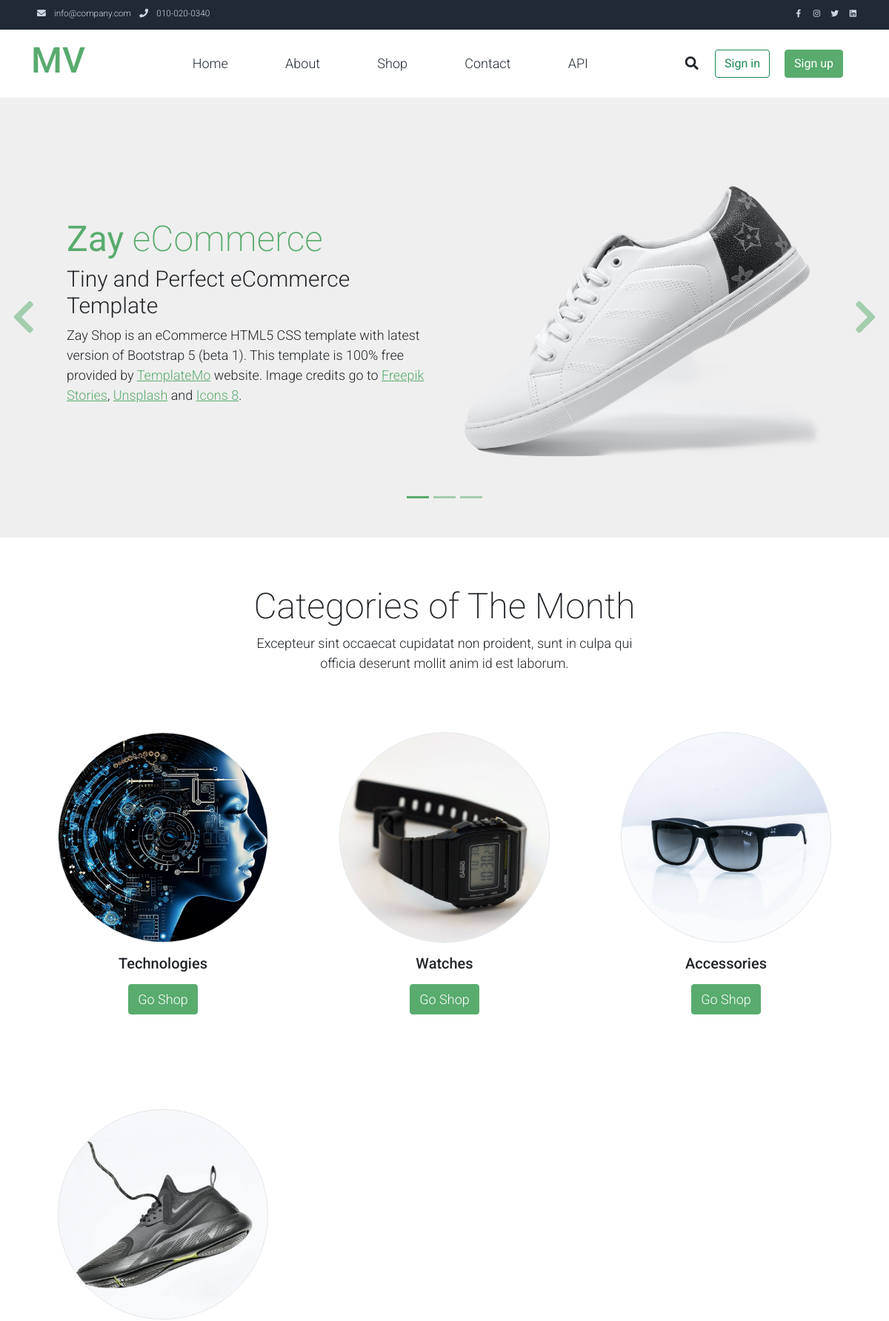
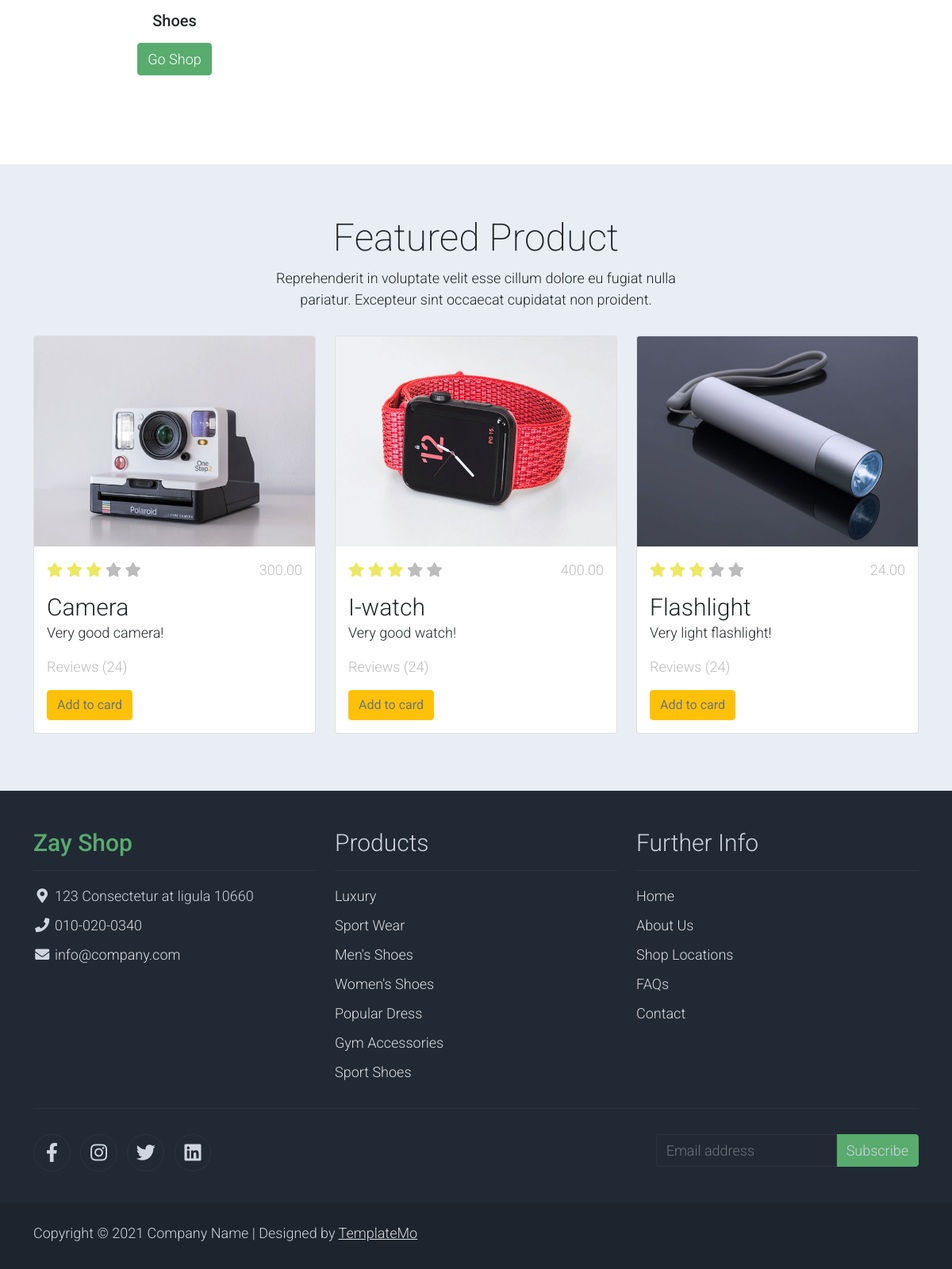
The page / on the database its author committed (2 pictures, top to bottom).
### apps/shop/models.py (models this page shows, shortened)
class Category(models.Model):
    cover = models.ImageField(upload_to="categories/")
    name = models.CharField(max_length=100)
    objects = models.Manager()

class Product(models.Model):
    COLOR_CHOICE = [
        ("wh", "White"),
        ("bl", "Black"),
        ("br", "Brown"),
        ("g", "Green"),
        ("r", "Red"),
        ("y", "Yellow"),
        ("p", "Purple")
        ,
        ("k", "Khaki"),
        ("gr", "Gray"),
        ("or", "Orange")
    ]
    SIZE_CHOICE = [
        ("m", "M"),
        ("l", "L"),
        ("xl", "XL"),
        ("xxl", "XXL"),
    ]
    name = models.CharField(max_length=100)
    description = models.TextField()
    seller = models.ForeignKey('users.User', on_delete=models.CASCADE)
    available_color = models.CharField(max_length=2, choices=COLOR_CHOICE, null=True)
    brand = models.CharField(max_length=100, null=True)
    category = models.ManyToManyField(Category, related_name="products")
    price = models.DecimalField(max_digits=10, decimal_places=2)
    cover = models.ImageField(upload_to='products/')
    size = models.CharField(max_length=3, choices=SIZE_CHOICE, null=True)
    count = models.IntegerField(default=0, null=True)
    is_active = models.BooleanField(default=True)
    like_count = models.IntegerField(default=0)
    objects = models.Manager()

### apps/shop/views.py (the view)
# urls.py: path('', HomePageView.as_view(), name='home'),
class HomePageView(View):
    def get(self, request):
        products = Product.objects.all()
        categories = Category.objects.all()
        context = {
            "products": products, "categories": categories,
        }
        return render(request, "shop/index.html", context=context)

### templates/shop/index.html (shortened to what this page needs)
{% extends "base.html" %}
{% load static %}
{% block content %}
    <div id="template-mo-zay-hero-carousel" class="carousel slide" data-bs-ride="carousel">
        <ol class="carousel-indicators">
            <li data-bs-target="#template-mo-zay-hero-carousel" data-bs-slide-to="0" class="active"></li>
            <li data-bs-target="#template-mo-zay-hero-carousel" data-bs-slide-to="1"></li>
            <li data-bs-target="#template-mo-zay-hero-carousel" data-bs-slide-to="2"></li>
        </ol>
        <div class="carousel-inner">
            <div class="carousel-item active">
                <div class="container">
                    <div class="row p-5">
                        <div class="mx-auto col-md-8 col-lg-6 order-lg-last">
                            <img class="img-fluid" src="./assets/img/banner_img_01.jpg" alt="">
                        </div>
                        <div class="col-lg-6 mb-0 d-flex align-items-center">
                            <div class="text-align-left align-self-center">
                                <h1 class="h1 text-success"><b>Zay</b> eCommerce</h1>
                                <h3 class="h2">Tiny and Perfect eCommerce Template</h3>
                                <p>
                                    Zay Shop is an eCommerce HTML5 CSS template with latest version of Bootstrap 5 (beta
                                    1).
                                    This template is 100% free provided by <a rel="sponsored" class="text-success"
                                                                              href="https://templatemo.com"
                                                                              target="_blank">TemplateMo</a>
                                    website.
                                    Image credits go to <a rel="sponsored" class="text-success"
                                                           href="https://stories.freepik.com/" target="_blank">Freepik
                                    Stories</a>,
                                    <a rel="sponsored" class="text-success" href="https://unsplash.com/"
                                       target="_blank">Unsplash</a>
                                    and
                                    <a rel="sponsored" class="text-success" href="https://icons8.com/" target="_blank">Icons
                                        8</a>.
                                </p>
                            </div>
                        </div>
                    </div>
                </div>
            </div>
        </div>
        <a class="carousel-control-prev text-decoration-none w-auto ps-3" href="#template-mo-zay-hero-carousel"
           role="button" data-bs-slide="prev">
            <i class="fas fa-chevron-left"></i>
        </a>
        <a class="carousel-control-next text-decoration-none w-auto pe-3" href="#template-mo-zay-hero-carousel"
           role="button" data-bs-slide="next">
            <i class="fas fa-chevron-right"></i>
        </a>
    </div>
    <section class="container py-5">
        <div class="row text-center pt-3">
            <div class="col-lg-6 m-auto">
                <h1 class="h1">Categories of The Month</h1>
                <p>
                    Excepteur sint occaecat cupidatat non proident, sunt in culpa qui officia
                    deserunt mollit anim id est laborum.
                </p>
            </div>
        </div>
        <div class="row">
            {% for category in categories %}
                <div class="col-12 col-md-4 p-5 mt-3">
                    <a href="#"><img src="{{ category.cover.url }}" class="rounded-circle img-fluid border"></a>
                    <h5 class="text-center mt-3 mb-3">{{ category.name }}</h5>
                    <p class="text-center"><a class="btn btn-success">Go Shop</a></p>
                </div>
            {% endfor %}
        </div>
    </section>
    <section class="bg-light">
        <div class="container py-5">
            <div class="row text-center py-3">
                <div class="col-lg-6 m-auto">
                    <h1 class="h1">Featured Product</h1>
                    <p>
                        Reprehenderit in voluptate velit esse cillum dolore eu fugiat nulla pariatur.
                        Excepteur sint occaecat cupidatat non proident.
                    </p>
                </div>
            </div>
            <div class="row">
                {% for product in products %}
                    <div class="col-12 col-md-4 mb-4">
                        <div class="card h-100">
                            <a href="{% url 'shop:product-detail' product.pk %}">
                                <img src="{{ product.cover.url }}" class="card-img-top" alt="...">
                            </a>
                            <div class="card-body">
                                <ul class="list-unstyled d-flex justify-content-between">
                                    <li>
                                        <i class="text-warning fa fa-star"></i>
                                        <i class="text-warning fa fa-star"></i>
                                        <i class="text-warning fa fa-star"></i>
                                        <i class="text-muted fa fa-star"></i>
                                        <i class="text-muted fa fa-star"></i>
                                    </li>
                                    <li class="text-muted text-right">{{ product.price}}</li>
                                </ul>
                                <a href="product-detail.html"
                                   class="h2 text-decoration-none text-dark">{{ product.name }}</a>
                                <p class="card-text">
                                    {{ product.description }}
                                </p>
                                <p class="text-muted">Reviews (24)</p>
                                <form method="post", action="#">
                                    <button class="btn btn-warning text-secondary" type="submit">Add to card</button>
                                </form>
                            </div>
                        </div>
                    </div>
                {% endfor %}
            </div>
        </div>
    </section>
{% endblock %}

### rows shown on the page
Category: cover (picture), name "Technologies"
Category: cover (picture), name "Watches"
Category: cover (picture), name "Accessories"
Category: cover (picture), name "Shoes"
Product: cover (picture), price "300.00", name "Camera", description "Very good camera!"
Product: cover (picture), price "400.00", name "I-watch", description "Very good watch!"
Product: cover (picture), price "24.00", name "Flashlight", description "Very light flashlight!"
